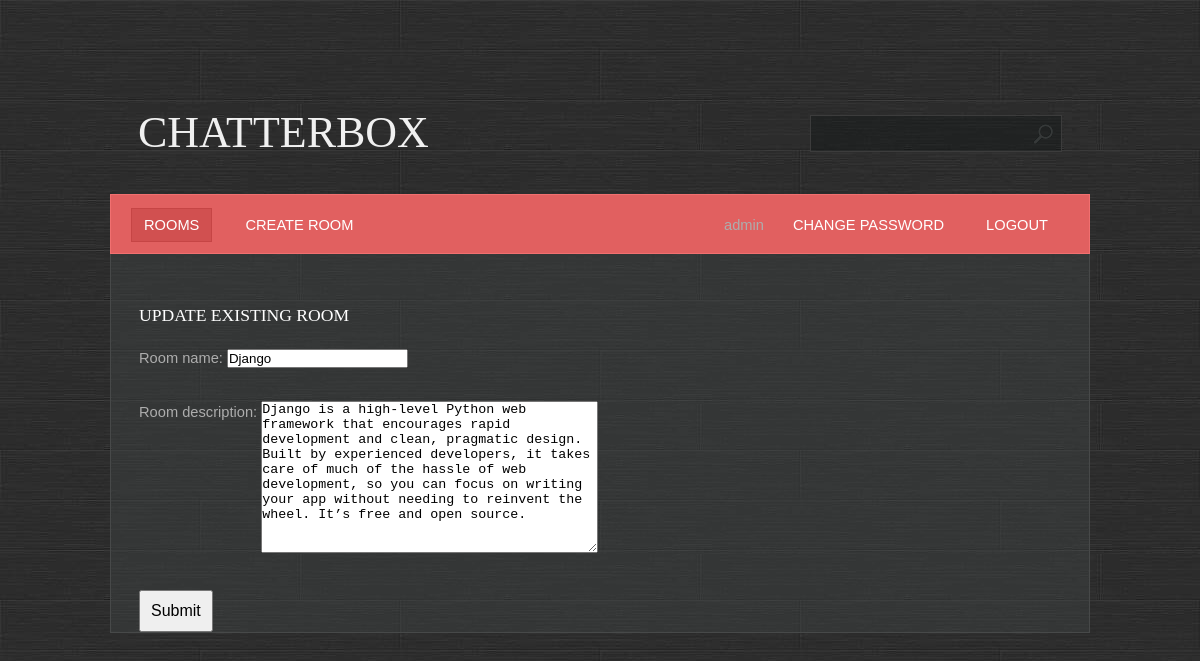
/room/update/1 (signed in), run on the app's committed database.
### base/models.py (models this page shows, shortened)
class Room(Model):
    name = models.CharField(max_length=200, unique=True)
    description = models.TextField(null=True, blank=True)
    participants = models.ManyToManyField(User, related_name='participants', blank=True)
    created = models.DateTimeField(auto_now_add=True)
    updated = models.DateTimeField(auto_now=True)
    class Meta:
        ordering = ['-created', 'name']

### base/views.py (the view)
# urls.py: path('room/update/<pk>', base.views.RoomUpdateView.as_view(), name='room_update'),
class RoomUpdateView(PermissionRequiredMixin, LoginRequiredMixin, UpdateView):
    template_name = 'base/room_form.html'
    extra_context = {'title': 'Update existing room'}
    form_class = RoomForm
    success_url = reverse_lazy('rooms')
    model = Room
    permission_required = 'base.change_room'

### base/forms.py (shortened to what this page needs)
class RoomForm(ModelForm):
    class Meta:
        model = Room
        fields = '__all__'
        exclude = ['participants']

### base/templates/base/room_form.html (shortened to what this page needs)
{% extends 'main.html' %}
{% block content %}
    <h3>{{  title }}</h3>
    <form method="post">
        <div class="box">
            <label for="{{  form.name.id_for_label }}">Room name:</label>
            {{ form.name }}
        </div>
        <div class="box">
            <label for="{{ form.description.id_for_label }}" style="vertical-align: top;">Room description:</label>
            {{ form.description }}
        </div>
        <button typeof="submit">Submit</button>
    </form>
{% endblock %}

### templates/navbar.html
<ul>
    <li class="first active">
        <a href="{% url 'rooms' %}">Rooms</a>
    </li>
    {% if perms.base.add_room %}
        <li>
            <a href="{% url 'room_create' %}">Create room</a>
        </li>
    {%  endif %}
    {% if user.is_authenticated %}
        <li class="last-child">
            <a href="{% url 'logout' %}">Logout</a>
        </li>
        <li class="last-child">
            <a href="{% url 'password_change' %}">Change password</a>
        </li>
        <li class="last-child">{{ user.username }}
        </li>
    {% else %}
        <li class="last-child">
            <a href="{% url 'login' %}">Login</a>
        </li>
    {% endif %}
</ul><br class="clearfix"/>

### static/styles/style.css (style rules this page uses)
* { margin: 0; padding: 0; }
a { text-decoration: underline; color: #e8e8e8; }
body { font-size: 11pt; line-height: 1.6em; font-family: Arial, sans-serif; background: #9ea3a3; color: #adadad; background: url(/static/images/bg.jpg); }
button { padding: 10px; font-size: 12pt; }
h1,h2,h3,h4 { text-transform: uppercase; font-weight: normal; color: #f0f0f0; }
h2,h3,h4 { margin-bottom: 20px; font-family: Arvo, serif; color: #ffffff; }
h3 { font-size: 1.2em; }
ul { margin-bottom: 1.25em; }
ul { list-style: none; }
.last-child { float:right; }
.box { overflow: hidden; margin: 0 0 30px 0; }
#menu a { text-decoration: none; text-transform: uppercase; color: #ffffff; padding: 8px 12px 8px 12px; border: solid 1px #e16060; }
#menu ul { list-style: none; }
#menu ul li { display: inline; padding: 0 8px 0 8px; }
#menu ul li.first { padding-left: 0; }
#menu ul li.active a { background: #D15050; border: solid 1px #C64545; }

### data on the page
Room: name "Django", description "Django is a high-level Python web framework that encourages rapid development and clean, pragmatic design. Built by experienced developers, it takes care of much of the hassle of web development, so you can focus on writing your app without needing to reinvent the wheel. It’s free and open source."

### other printed values
{{ user.username }} "admin"
{{ title }} "UPDATE EXISTING ROOM"
